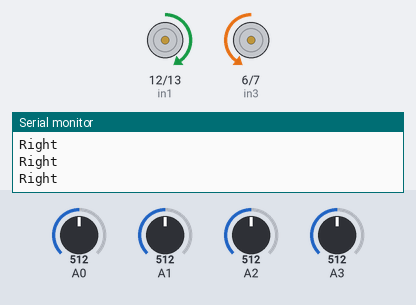
The sketch below on a simulated Arduino Uno, built with avr-gcc and run on an emulated ATmega328P. Parts: motor-driver pin pairs drawn as motors (green arrow = first pin HIGH = forward, orange = second pin HIGH = backward, longer = more drive, scaled by the enable pin), the last lines printed to the serial monitor. The inputs (shaded band) are chosen by the test bench; at power-on: A3 = 512, A0 = 512, A1 = 512, A2 = 512.

Above: at 1.2 s.
1.3 s: A3 set to 584
4.3 s: A3 set to 608
At 4.7 s:
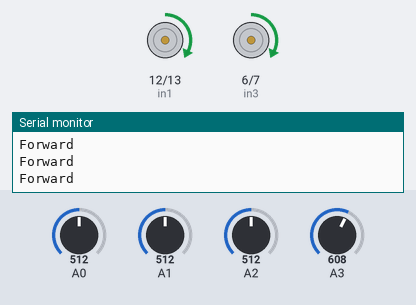
5.8 s: A0 set to 208
8.8 s: A0 set to 182
At 9.3 s:
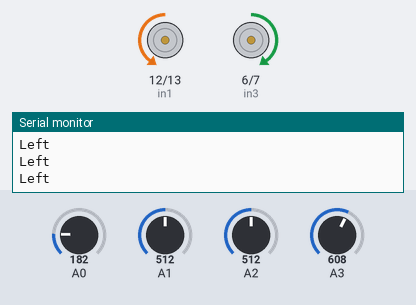
Timing chart, 0 to 11.3 s (numbered marks = the images above; inputs shaded):
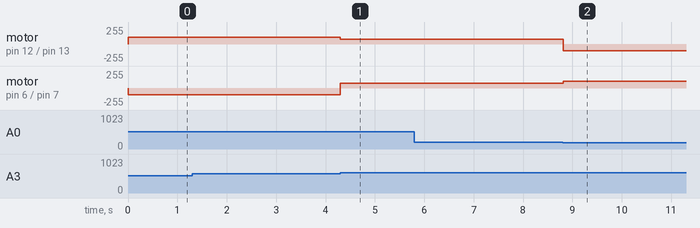

The sketch:

Line_Follower_Hackathon.ino
```cpp
/*Kameng Team - Robotics Club Hackathon */

//defining the input pins for A
int enA = 11;
int in1 = 12;
int in2 = 13;

//defining the input pins for B
int enB = 5;
int in3 = 6;
int in4 = 7;

void setup() {
  //Initialising the Serial
  Serial.begin(9600);

  //Setting the INPUT pins
  pinMode(A0, INPUT);
  pinMode(A1, INPUT);
  pinMode(A2, INPUT);
  pinMode(A3, INPUT);

  //Setting the OUTPUT pins
  pinMode(enA, OUTPUT);
  pinMode(in1, OUTPUT);
  pinMode(in2, OUTPUT);
  pinMode(enB, OUTPUT);
  pinMode(in3, OUTPUT);
  pinMode(in4, OUTPUT);

   //Turning the A motor off before starting
  analogWrite(enA, LOW);
  digitalWrite(in1, LOW);
  digitalWrite(in2, LOW);

  //Turning the B motor off before starting
  analogWrite(enB, LOW);
  digitalWrite(in3, LOW);
  digitalWrite(in4, LOW);
}

void loop() {
  //Reading the values from IR Sensor Array
  int ir1 = analogRead(A0);
  int ir2 = analogRead(A1);
  int ir3 = analogRead(A2);
  int ir4 = analogRead(A3);


  //Forward
  if (ir4 > 600  && ir1 > 200)
  {
    analogWrite(enA, 70);
    digitalWrite(in1, HIGH);
    digitalWrite(in2, LOW);
    analogWrite(enB, 70);
    digitalWrite(in3, HIGH);
    digitalWrite(in4, LOW);
    Serial.println("Forward");
  }
 /* //Forward 2nd Case
  if (ir4 > 600 &&  ir1 > 200)
  {
    analogWrite(enA, 80);
    digitalWrite(in1, HIGH);
    digitalWrite(in2, LOW);
    analogWrite(enB, 105);
    digitalWrite(in3, HIGH);
    digitalWrite(in4, LOW);
  }
  */
  //Sharp Right
  else if (ir4 < 600  && ir1 > 200)
  {
    Serial.println("Right");
    analogWrite(enA, 100);
    digitalWrite(in1, HIGH);
    digitalWrite(in2, LOW);
    analogWrite(enB, 100);
    digitalWrite(in3, LOW);
    digitalWrite(in4, HIGH);
  }

  //Sharp Left
  else if (ir4 > 600  && ir1 < 200)
  {
    Serial.println("Left");
    analogWrite(enA, 100);
    digitalWrite(in1, LOW);
    digitalWrite(in2, HIGH);
    analogWrite(enB, 100);
    digitalWrite(in3, HIGH);
    digitalWrite(in4, LOW);
  }

 /*
  //Soft Right
  else if (ir4 > 600 && ir3 > 200 && ir2 < 200 && ir1 < 200)
  {
    analogWrite(enA, 80);
    digitalWrite(in1, HIGH);
    digitalWrite(in2, LOW);
    analogWrite(enB, 60);
    digitalWrit12e(in3, LOW);
    digitalWrite(in4, HIGH);
  }
  //Soft Left
  else if (ir4 < 600 && ir3 < 200 && ir2 > 200 && ir1 > 200)
  {
    analogWrite(enA, 60);
    digitalWrite(in1, LOW);
    digitalWrite(in2, HIGH);
    analogWrite(enB, 80);
    digitalWrite(in3, HIGH);
    digitalWrite(in4, LOW);
  }
*/
  //Stop
  else if (ir4 < 600 && ir1 < 200)
  {
    analogWrite(enA, 80);
    digitalWrite(in1, HIGH);
    digitalWrite(in2, LOW);
    analogWrite(enB, 90);
    digitalWrite(in3, HIGH);
    digitalWrite(in4, LOW);

  }
}
```

Measured:
- the behaviour switches between 600 and 601 on A3 (found by bisection; images 0 and 1)
- the behaviour switches between 200 and 199 on A0 (found by bisection; images 1 and 2)
- after the input at 4.3 s, motor on pin 12 (in1) / pin 13 (in2): forward 100/255 → forward 70/255 at once; motor on pin 6 (in3) / pin 7 (in4): backward 100/255 → forward 70/255 at once
- after the input at 8.8 s, motor on pin 12 (in1) / pin 13 (in2): forward 70/255 → backward 100/255 at once; motor on pin 6 (in3) / pin 7 (in4): forward 70/255 → forward 100/255 at once
